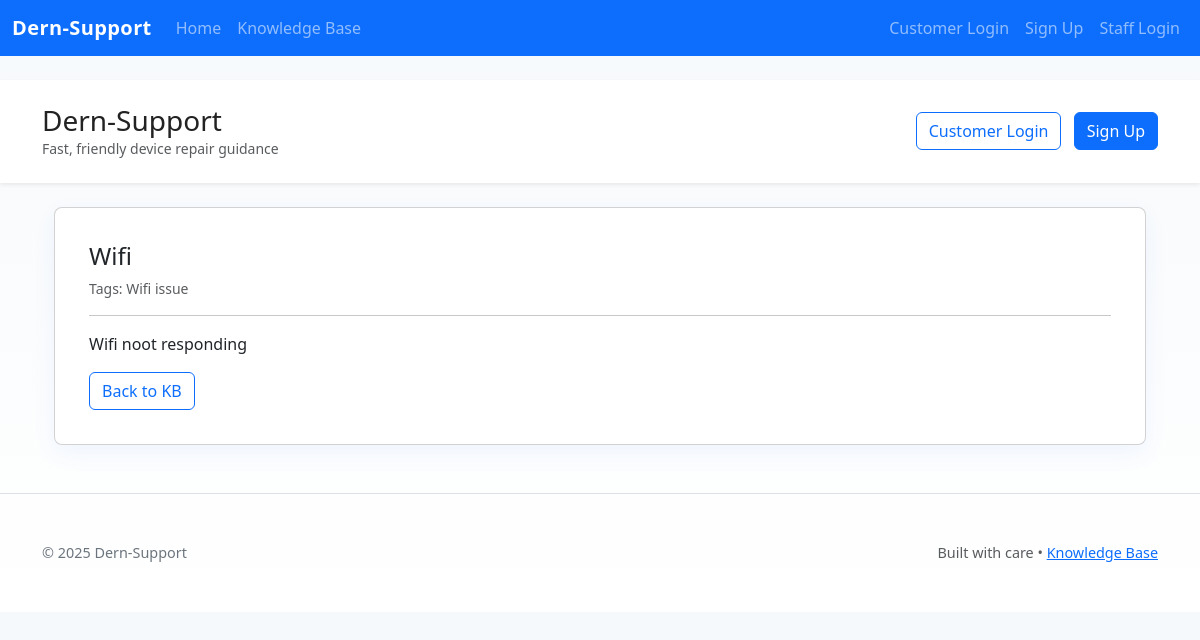
The page /kb/2 on the database its author committed.
### app.py (models this page shows)
class KnowledgeBaseArticle(db.Model):
    id = db.Column(db.Integer, primary_key=True)
    title = db.Column(db.String(200), nullable=False)
    content = db.Column(db.Text)
    tags = db.Column(db.String(255))
    created_at = db.Column(db.DateTime, default=datetime.utcnow)

### app.py (the view)
@app.route('/kb/<int:id>')
def kb_view(id):
    a = KnowledgeBaseArticle.query.get_or_404(id)
    return render_template('kb_view.html', article=a)

### templates/kb_view.html (shortened to what this page needs)
{% extends 'base.html' %}
{% block content %}
<div class="container mt-4">
  <div class="card kb-article">
    <div class="card-body">
      <h2 class="h4">{{ article.title }}</h2>
      <p class="text-muted small">Tags: {{ article.tags }}</p>
      <hr />
      {% if article.content %}
        <div class="mt-2">{{ article.content | replace('\n', '<br>') | safe }}</div>
      {% else %}
        <em>No content available.</em>
      {% endif %}
      <div class="mt-3">
        <a class="btn btn-outline-primary" href="{{ url_for('kb_list') }}">Back to KB</a>
      </div>
    </div>
  </div>
</div>
{% endblock %}

### static/css/styles.css (style rules this page uses)
:root { --primary:#0d6efd; --muted:#6c757d; }
body { background: linear-gradient(180deg,#f6f9fb 0%, #ffffff 100%); color:#222; }
.card { box-shadow: 0 8px 24px rgba(13,110,253,0.06); border-radius:10px; }
.kb-article { background:#fff; padding:18px; border-radius:8px; }

### rows shown on the page
KnowledgeBaseArticle: title "Wifi", tags "Wifi issue", content "Wifi noot responding"
